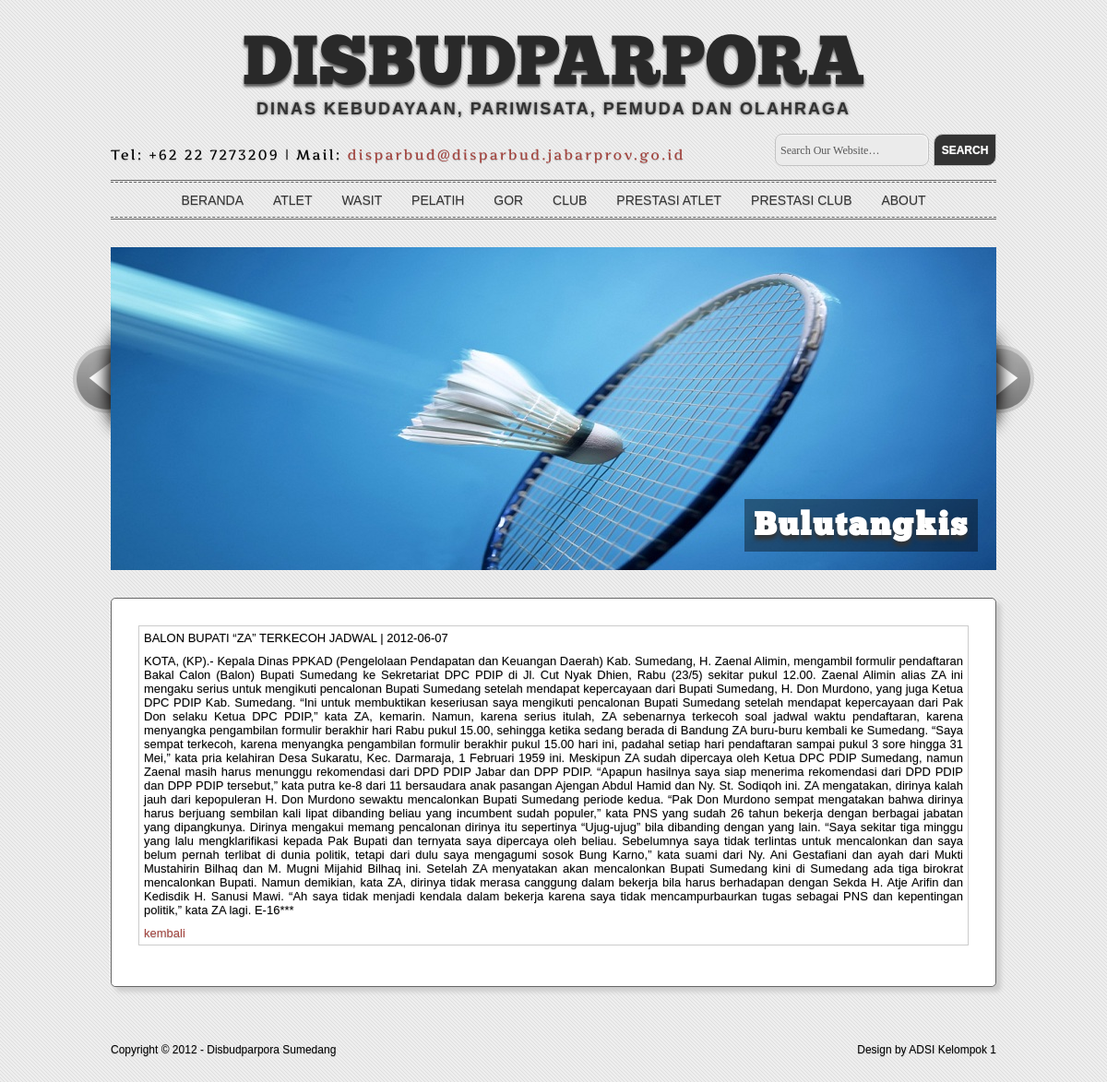
The page /view_detail.php?id=17 on the database its author committed.
### tables this page shows
CREATE TABLE IF NOT EXISTS `berita` (
  `id` int(10) unsigned NOT NULL AUTO_INCREMENT,
  `judul` varchar(255) NOT NULL,
  `isi` text NOT NULL,
  `tanggal` date NOT NULL,
  PRIMARY KEY (`id`)
);

### view_detail.php (the view, shortened to what this page needs)
<!DOCTYPE html>
<link rel="stylesheet" href="styles/elegant-press.css" type="text/css" />
</head>
<body>
<div class="main-container">
  <header>
    <h1><a href="index.html">Disbudparpora</a></h1>
    <p id="tagline"><strong>Dinas Kebudayaan, Pariwisata, Pemuda dan Olahraga</strong></p>
  </header>
</div>
<div class="main-container">
  <div id="sub-headline">
    <div class="tagline_left"><p id="tagline2">Tel: +62 22 7273209 | Mail: <a href="mailto:disparbud@disparbud.jabarprov.go.id">disparbud@disparbud.jabarprov.go.id</a></p></div>
    <div class="tagline_right">
      <form action="#" method="post">
        <fieldset>
          <input type="text" value="Search Our Website&hellip;"   onfocus="if (this.value == 'Search Our Website&hellip;') {this.value = '';}" onblur="if (this.value == '') {this.value = 'Search Our Website&hellip;';}" />
          <input type="submit" name="go" id="go" value="Search" />
        </fieldset>
      </form>
    </div>
    <br class="clear" />
  </div>
</div>
<div class="main-container">
  <div id="nav-container">
   <nav>
    <ul class="nav">
			<li><a href="" class="active">Beranda</a></li>
			<li><a href="page.php?halaman=1&amp;page=1">Atlet</a></li>
			<li><a href="page.php?halaman=2&amp;page=1">Wasit</a></li>
			<li><a href="page.php?halaman=3&amp;page=1">Pelatih</a></li>
			<li><a href="page.php?halaman=4&amp;page=1">GOR</a></li>
			<li><a href="page.php?halaman=5&amp;page=1">Club</a></li>
			<li><a href="page.php?halaman=6&page=1">Prestasi Atlet</a></li>
			<li><a href="page.php?halaman=7&page=1">Prestasi Club</a></li>
			<li><a href="about.php">About</a></li>
    </ul>
   </nav>
  </div>
</div>
<div class="main-container">
  <div class="container1">
  <div id="mySlides">
    <div id="slide1">
        <img src="images/badminton.jpg" alt="Slide 1 jFlow Plus" />
        <span><b class="slideheading">Bulutangkis</b></span>
	</div>
</div>
<section class="jFlowPrev"><div></div></section>
<section class="jFlowNext"><div></div></section>
<br />
<br />
    <article class="box" id="home_featured21">
      <table width="550" border="0" align="center">
							<?php
								$kode_artikel = $_GET['id'];
								$sql = mysql_query("SELECT id AS kode_artikel, judul, isi, tanggal"." FROM berita WHERE id='$kode_artikel' ");
								while ($data=mysql_fetch_row($sql)) {
								echo "<tr><td>$data[1] | $data[3]</td></tr><tr><td align='justify'>$data[2]</td></tr>";
								echo "<tr><td><a href=index.php>kembali</a></td></tr>";
								}
							?>
						</table>
    </article>
 </div>
<br /><br />
</div>
 <footer>
    <p class="tagline_left">Copyright &copy; 2012 - Disbudparpora Sumedang </p>
    <p class="tagline_right">Design by ADSI Kelompok 1</p>
    <br class="clear" />
  </footer>
<br />
<br />
    </body>
</html>

### rows shown on the page
berita: judul "BALON BUPATI “ZA” TERKECOH JADWAL", tanggal "2012-06-07", isi "KOTA, (KP).- Kepala Dinas PPKAD (Pengelolaan Pendapatan dan Keuangan Daerah) Kab. Sumedang, H. Zaenal Alimin, mengambil formulir pendaftaran Bakal Calon (Balon) Bupati Sumedang ke Sekretariat DPC PDIP di Jl. Cut Nyak Dhien, Rabu (23/5) sekitar pukul 12.00. Zaenal Alimin alias ZA ini mengaku serius untuk mengikuti pencalonan Bupati Sumedang setelah mendapat kepercayaan dari Bupati Sumedang, H. Don Murdono, yang juga Ketua DPC PDIP Kab. Sumedang. “Ini untuk membuktikan keseriusan saya mengikuti pencalonan Bupati Sumedang setelah mendapat kepercayaan dari Pak Don selaku Ketua DPC PDIP,” kata ZA, kemarin. Namun, karena serius itulah, ZA sebenarnya terkecoh soal jadwal waktu pendaftaran, karena…"
